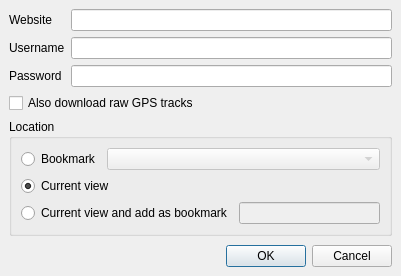
<ui version="4.0" >
 <class>DownloadMapDialog</class>
 <widget class="QDialog" name="DownloadMapDialog" >
  <property name="geometry" >
   <rect>
    <x>0</x>
    <y>0</y>
    <width>401</width>
    <height>276</height>
   </rect>
  </property>
  <property name="windowTitle" >
   <string>Download</string>
  </property>
  <layout class="QVBoxLayout" >
   <property name="margin" >
    <number>9</number>
   </property>
   <property name="spacing" >
    <number>6</number>
   </property>
   <item>
    <layout class="QGridLayout" >
     <property name="margin" >
      <number>0</number>
     </property>
     <property name="spacing" >
      <number>6</number>
     </property>
     <item row="2" column="0" >
      <widget class="QLabel" name="label_3" >
       <property name="text" >
        <string>Password</string>
       </property>
      </widget>
     </item>
     <item row="1" column="1" >
      <widget class="QLineEdit" name="Username" />
     </item>
     <item row="0" column="1" >
      <widget class="QLineEdit" name="Website" />
     </item>
     <item row="0" column="0" >
      <widget class="QLabel" name="label" >
       <property name="text" >
        <string>Website</string>
       </property>
      </widget>
     </item>
     <item row="1" column="0" >
      <widget class="QLabel" name="label_2" >
       <property name="text" >
        <string>Username</string>
       </property>
      </widget>
     </item>
     <item row="2" column="1" >
      <widget class="QLineEdit" name="Password" />
     </item>
    </layout>
   </item>
   <item>
    <widget class="QCheckBox" name="IncludeTracks" >
     <property name="text" >
      <string>Also download raw GPS tracks</string>
     </property>
    </widget>
   </item>
   <item>
    <widget class="QGroupBox" name="groupBox" >
     <property name="title" >
      <string>Location</string>
     </property>
     <layout class="QVBoxLayout" >
      <property name="margin" >
       <number>9</number>
      </property>
      <property name="spacing" >
       <number>6</number>
      </property>
      <item>
       <layout class="QHBoxLayout" >
        <property name="margin" >
         <number>0</number>
        </property>
        <property name="spacing" >
         <number>6</number>
        </property>
        <item>
         <widget class="QRadioButton" name="FromBookmark" >
          <property name="text" >
           <string>Bookmark</string>
          </property>
         </widget>
        </item>
        <item>
         <widget class="QComboBox" name="Bookmarks" >
          <property name="enabled" >
           <bool>false</bool>
          </property>
          <property name="sizePolicy" >
           <sizepolicy>
            <hsizetype>7</hsizetype>
            <vsizetype>0</vsizetype>
            <horstretch>0</horstretch>
            <verstretch>0</verstretch>
           </sizepolicy>
          </property>
         </widget>
        </item>
       </layout>
      </item>
      <item>
       <widget class="QRadioButton" name="FromView" >
        <property name="text" >
         <string>Current view</string>
        </property>
        <property name="checked" >
         <bool>true</bool>
        </property>
       </widget>
      </item>
      <item>
       <layout class="QHBoxLayout" >
        <property name="margin" >
         <number>0</number>
        </property>
        <property name="spacing" >
         <number>6</number>
        </property>
        <item>
         <widget class="QRadioButton" name="FromviewAndAdd" >
          <property name="text" >
           <string>Current view and add as bookmark</string>
          </property>
         </widget>
        </item>
        <item>
         <widget class="QLineEdit" name="NewBookmark" >
          <property name="enabled" >
           <bool>false</bool>
          </property>
         </widget>
        </item>
       </layout>
      </item>
     </layout>
    </widget>
   </item>
   <item>
    <spacer>
     <property name="orientation" >
      <enum>Qt::Vertical</enum>
     </property>
     <property name="sizeHint" >
      <size>
       <width>383</width>
       <height>20</height>
      </size>
     </property>
    </spacer>
   </item>
   <item>
    <widget class="QDialogButtonBox" name="buttonBox" >
     <property name="orientation" >
      <enum>Qt::Horizontal</enum>
     </property>
     <property name="standardButtons" >
      <set>QDialogButtonBox::Cancel|QDialogButtonBox::NoButton|QDialogButtonBox::Ok</set>
     </property>
    </widget>
   </item>
  </layout>
 </widget>
 <resources/>
 <connections>
  <connection>
   <sender>buttonBox</sender>
   <signal>accepted()</signal>
   <receiver>DownloadMapDialog</receiver>
   <slot>accept()</slot>
   <hints>
    <hint type="sourcelabel" >
     <x>223</x>
     <y>241</y>
    </hint>
    <hint type="destinationlabel" >
     <x>241</x>
     <y>175</y>
    </hint>
   </hints>
  </connection>
  <connection>
   <sender>buttonBox</sender>
   <signal>rejected()</signal>
   <receiver>DownloadMapDialog</receiver>
   <slot>reject()</slot>
   <hints>
    <hint type="sourcelabel" >
     <x>279</x>
     <y>241</y>
    </hint>
    <hint type="destinationlabel" >
     <x>283</x>
     <y>187</y>
    </hint>
   </hints>
  </connection>
  <connection>
   <sender>FromBookmark</sender>
   <signal>toggled(bool)</signal>
   <receiver>Bookmarks</receiver>
   <slot>setEnabled(bool)</slot>
   <hints>
    <hint type="sourcelabel" >
     <x>59</x>
     <y>133</y>
    </hint>
    <hint type="destinationlabel" >
     <x>129</x>
     <y>133</y>
    </hint>
   </hints>
  </connection>
  <connection>
   <sender>FromviewAndAdd</sender>
   <signal>toggled(bool)</signal>
   <receiver>NewBookmark</receiver>
   <slot>setEnabled(bool)</slot>
   <hints>
    <hint type="sourcelabel" >
     <x>99</x>
     <y>181</y>
    </hint>
    <hint type="destinationlabel" >
     <x>361</x>
     <y>181</y>
    </hint>
   </hints>
  </connection>
 </connections>
</ui>
